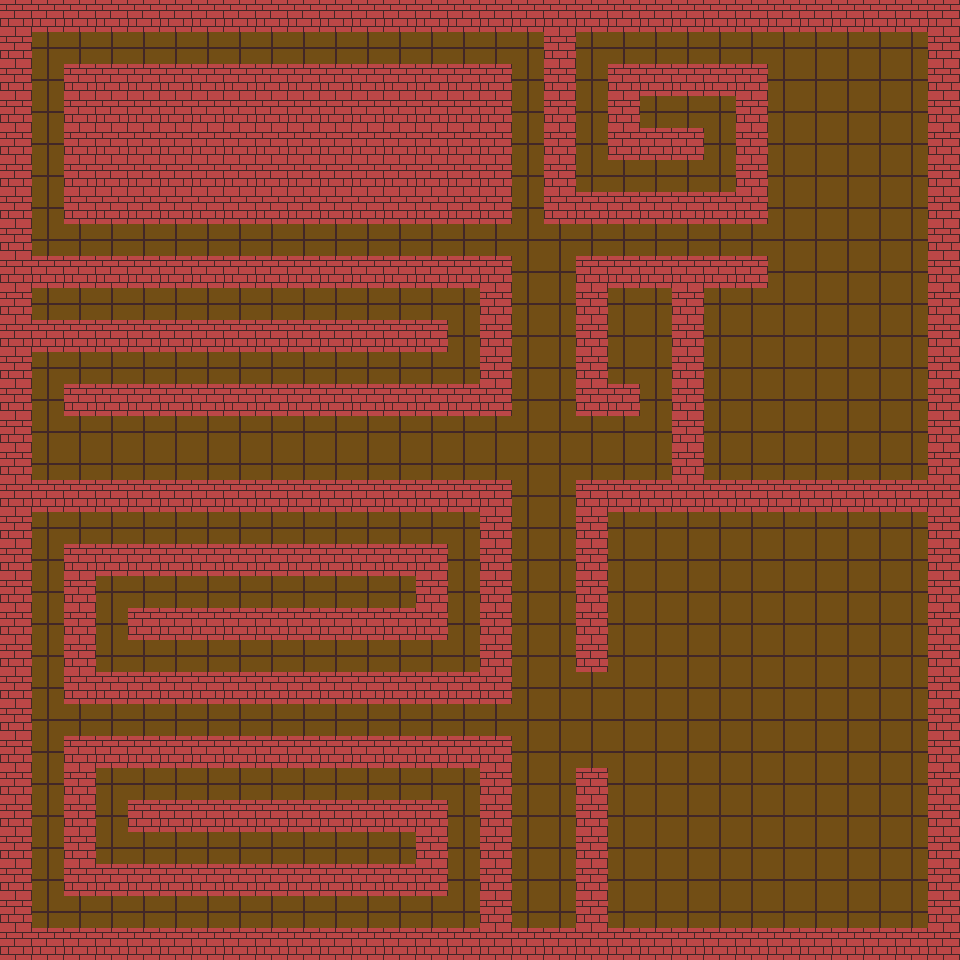

Below is a game level as drawn by its tile map, then a one-line description and the .tmx that defines it (tile-layer data replaced by summaries):
An orthogonal 30x30 tile map with 32x32 px tiles, 2 tile layers (Background, Collision), 2 tilesets and 11 objects (5x Demon, 3x Key, 2x Torch, Spawn).

<map version="1.0" orientation="orthogonal" width="30" height="30" tilewidth="32" tileheight="32">
 <tileset firstgid="1" name="Collision" tilewidth="32" tileheight="32">
  <image source="../tileset/tileset.png" width="160" height="320" />
 </tileset>
 <tileset firstgid="51" name="Object" tilewidth="32" tileheight="32">
  <image source="../tileset/ObjectTiles.png" width="160" height="320" />
  <tile id="0">
   <properties>
    <property name="type" value="spawn" />
   </properties>
  </tile>
 </tileset>
 <layer name="Background" width="30" height="30">
  <data>[900 cells, 900 non-empty, 1 distinct tile ids]</data>
 </layer>
 <layer name="Collision" width="30" height="30">
  <data>[900 cells, 398 non-empty, 1 distinct tile ids]</data>
 </layer>
 <objectgroup name="Object Layer 1" width="30" height="30">
  <object name="Spawn" type="Spawn" gid="52" x="768" y="736" width="32" height="32" />
  <object type="Key" gid="53" x="384" y="608" width="32" height="32" />
  <object type="Key" gid="53" x="32" y="320" width="32" height="32" />
  <object type="Key" gid="53" x="736" y="736" width="32" height="32" />
  <object type="Demon" gid="54" x="672" y="608" width="32" height="32" />
  <object type="Demon" gid="54" x="448" y="544" />
  <object type="Demon" gid="54" x="416" y="384" />
  <object type="Demon" gid="54" x="640" y="352" />
  <object type="Demon" gid="54" x="864" y="288" />
  <object type="Torch" gid="55" x="608" y="544" width="32" height="32" />
  <object type="Torch" gid="55" x="608" y="832" width="32" height="32" />
 </objectgroup>
</map>
